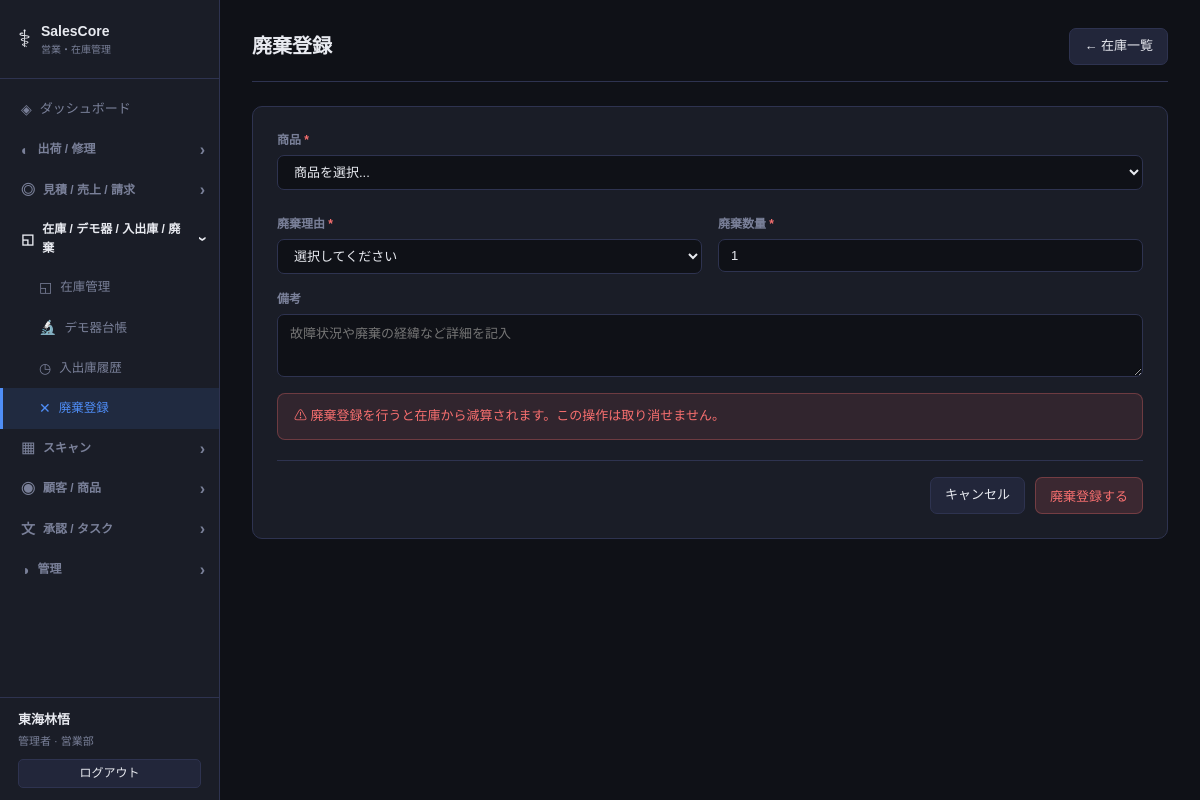
Page /inventory/disposal (signed in) on the committed database.
### models.py (models this page shows)
class Base(DeclarativeBase):
    pass

class Staff(Base):
    __tablename__ = "staffs"
    id = Column(Integer, primary_key=True, autoincrement=True)
    name = Column(String(100), nullable=False)
    login_id = Column(String(50), unique=True, nullable=False)
    password_hash = Column(String(200), nullable=False)
    role = Column(String(20), default="user")
    department = Column(String(100), nullable=True)
    email = Column(String(200), nullable=True)
    is_active = Column(Boolean, default=True)
    last_active_at = Column(DateTime, nullable=True)
    last_active_page = Column(String(200), nullable=True)
    created_at = Column(DateTime, default=datetime.now)

### routers/inventory.py (the view)
@router.get("/inventory/disposal", response_class=HTMLResponse)
def disposal_form(request: Request, db: Session = Depends(get_db)):
    products = crud.get_products(db)
    return templates.TemplateResponse("inventory/disposal.html", {
        "request": request, "products": products,
        "disposal_reasons": DISPOSAL_REASONS,
    })

### templates/inventory/disposal.html (shortened to what this page needs)
﻿{% extends "base.html" %}
{% block content %}
<div class="page-header">
  <h1 class="page-title">廃棄登録</h1>
  <a href="/inventory" class="btn btn-ghost">← 在庫一覧</a>
</div>
<div class="form-card">
  <form method="post" action="/inventory/disposal">
    <div class="form-grid">
      <div class="form-group span-2">
        <label class="label">商品 <span class="required">*</span></label>
        <select name="product_id" class="select" required onchange="onProductChange(this)">
          <option value="">商品を選択...</option>
        </select>
      </div>
      <div class="form-group">
        <label class="label">廃棄理由 <span class="required">*</span></label>
        <select name="reason_code" class="select" required>
          <option value="">選択してください</option>
        </select>
      </div>
      <div class="form-group">
        <label class="label">廃棄数量 <span class="required">*</span></label>
        <input name="quantity" type="number" min="1" value="1" required class="input" id="qty_input">
      </div>
      <div class="form-group span-2">
        <label class="label">備考</label>
        <textarea name="note" class="textarea" rows="3" placeholder="故障状況や廃棄の経緯など詳細を記入"></textarea>
      </div>
    </div>
    <div class="disposal-warning">
      ⚠ 廃棄登録を行うと在庫から減算されます。この操作は取り消せません。
    </div>
    <div class="form-actions">
      <a href="/inventory" class="btn btn-ghost">キャンセル</a>
      <button type="submit" class="btn btn-danger" onclick="return confirm('廃棄登録しますか？在庫から減算されます。')">廃棄登録する</button>
    </div>
  </form>
</div>
{% endblock %}

### templates/base.html (shortened to what this page needs)
<!DOCTYPE html>
<html lang="ja">
<head>
  <link rel="stylesheet" href="/static/css/style.css">
</head>
<body>
  <nav class="sidebar" id="sidebar">
    <div class="logo">
      <span class="logo-icon">⚕</span>
      <div>
        <div class="logo-title">SalesCore</div>
        <div class="logo-sub">営業・在庫管理</div>
      </div>
    </div>
    <ul class="nav-list">
      <li><a href="/" class="nav-link {% if request.url.path == '/' %}active{% endif %}" onclick="closeMenu()"><span class="nav-icon">◈</span> ダッシュボード</a></li>
      {% set grp1_active = ('/shipments' in request.url.path and '/repairs' not in request.url.path) or '/repairs' in request.url.path %}
      <li class="nav-group-item">
        <div class="nav-group-header {% if grp1_active %}open{% endif %}" onclick="toggleGroup('grp-shipment')">
          <span class="nav-icon">◐</span> 出荷 / 修理 <span class="nav-arrow">›</span>
        </div>
      </li>
      {% set grp2_active = '/quotes' in request.url.path or '/sales' in request.url.path or '/invoices' in request.url.path %}
      <li class="nav-group-item">
        <div class="nav-group-header {% if grp2_active %}open{% endif %}" onclick="toggleGroup('grp-sales')">
          <span class="nav-icon">◎</span> 見積 / 売上 / 請求 <span class="nav-arrow">›</span>
        </div>
      </li>
      {% set grp3_active = request.url.path == '/inventory' or 'history' in request.url.path or 'disposal' in request.url.path or '/demo' in request.url.path %}
      <li class="nav-group-item">
        <div class="nav-group-header {% if grp3_active %}open{% endif %}" onclick="toggleGroup('grp-inventory')">
          <span class="nav-icon">◱</span> 在庫 / デモ器 / 入出庫 / 廃棄 <span class="nav-arrow">›</span>
        </div>
        <ul class="nav-group {% if grp3_active %}open{% endif %}" id="grp-inventory">
          <li><a href="/inventory"          class="nav-link {% if request.url.path == '/inventory' %}active{% endif %}" onclick="closeMenu()"><span class="nav-icon">◱</span> 在庫管理</a></li>
          <li><a href="/demo/"              class="nav-link {% if '/demo' in request.url.path %}active{% endif %}" onclick="closeMenu()"><span class="nav-icon">🔬</span> デモ器台帳</a></li>
          <li><a href="/inventory/history"  class="nav-link {% if 'history'  in request.url.path %}active{% endif %}" onclick="closeMenu()"><span class="nav-icon">◷</span> 入出庫履歴</a></li>
          <li><a href="/inventory/disposal" class="nav-link {% if 'disposal' in request.url.path %}active{% endif %}" onclick="closeMenu()"><span class="nav-icon">✕</span> 廃棄登録</a></li>
        </ul>
      </li>
      {% set grp4_active = '/barcode' in request.url.path %}
      <li class="nav-group-item">
        <div class="nav-group-header {% if grp4_active %}open{% endif %}" onclick="toggleGroup('grp-scan')">
          <span class="nav-icon">▦</span> スキャン <span class="nav-arrow">›</span>
        </div>
      </li>
      {% set grp5_active = '/customers' in request.url.path or '/products' in request.url.path %}
      <li class="nav-group-item">
        <div class="nav-group-header {% if grp5_active %}open{% endif %}" onclick="toggleGroup('grp-customer')">
          <span class="nav-icon">◉</span> 顧客 / 商品 <span class="nav-arrow">›</span>
        </div>
      </li>
      {% set grp6_active = '/approval' in request.url.path or '/tasks' in request.url.path %}
      <li class="nav-group-item">
        <div class="nav-group-header {% if grp6_active %}open{% endif %}" onclick="toggleGroup('grp-approval')">
          <span class="nav-icon">文</span> 承認 / タスク <span class="nav-arrow">›</span>
        </div>
      </li>
      {% if request.state.staff and request.state.staff["role"] == "admin" %}
      {% set grp7_active = '/staff' in request.url.path %}
      <li class="nav-group-item">
        <div class="nav-group-header {% if grp7_active %}open{% endif %}" onclick="toggleGroup('grp-admin')">
          <span class="nav-icon">◑</span> 管理 <span class="nav-arrow">›</span>
        </div>
      </li>
      {% endif %}
    </ul>
    <div class="sidebar-user">
      {% if request.state.staff %}
      <div class="sidebar-user-name">{{ request.state.staff["name"] }}</div>
      <div class="sidebar-user-role">{{ "管理者" if request.state.staff["role"] == "admin" else "一般" }}{% if request.state.staff["department"] %} · {{ request.state.staff["department"] }}{% endif %}</div>
      <a href="/logout" class="btn btn-ghost btn-sm" style="margin-top:8px;width:100%;justify-content:center">ログアウト</a>
      {% endif %}
    </div>
  </nav>
  <main class="main">
    <div class="content">
      {% block content %}{% endblock %}
    </div>
  </main>
</body>
</html>

### static/css/style.css (style rules this page uses)
*, *::before, *::after { box-sizing: border-box; margin: 0; padding: 0; }
body { font-family: var(--font); background: var(--bg); color: var(--text); display: flex; min-height: 100vh; font-size: 14px; line-height: 1.6; }
.sidebar { width: 220px; min-height: 100vh; background: var(--surface); border-right: 1px solid var(--border); display: flex; flex-direction: column; position: fixed; left: 0; top: 0; bottom: 0; z-index: 100; transition: transform .25s; }
.logo { display: flex; align-items: center; gap: 10px; padding: 20px 18px; border-bottom: 1px solid var(--border); }
.logo-icon { font-size: 24px; }
.logo-title { font-size: 14px; font-weight: 700; }
.logo-sub { font-size: 10px; color: var(--text-muted); }
.nav-list { list-style: none; padding: 10px 0; flex: 1; overflow-y: auto; }
.nav-link { display: flex; align-items: center; gap: 8px; padding: 9px 18px; color: var(--text-muted); text-decoration: none; font-size: 13px; transition: all .15s; border-left: 3px solid transparent; }
.nav-link.active { background: rgba(79,142,247,.12); color: var(--accent); border-left-color: var(--accent); }
.nav-icon { font-size: 14px; }
.nav-group-item { list-style: none; }
.nav-group-header { display: flex; align-items: center; gap: 8px; padding: 9px 14px 9px 18px; font-size: 12px; font-weight: 700; color: var(--text-muted); cursor: pointer !important; user-select: none; border-left: 3px solid transparent; transition: background .15s, color .15s; }
.nav-group-header.open { color: var(--text); }
.nav-arrow { margin-left: auto; font-size: 16px; transition: transform .2s; display: inline-block; line-height: 1; pointer-events: none; }
.nav-group-header.open .nav-arrow { transform: rotate(90deg); }
.nav-group { list-style: none; padding: 0; display: none; }
.nav-group.open { display: block; }
.nav-group .nav-link { padding-left: 36px; font-size: 12.5px; }
.main { margin-left: 220px; flex: 1; min-width: 0; }
.content { padding: 28px 32px; max-width: 1200px; }
.page-header { display: flex; align-items: center; justify-content: space-between; margin-bottom: 24px; padding-bottom: 16px; border-bottom: 1px solid var(--border); flex-wrap: wrap; gap: 10px; }
.page-title { font-size: 20px; font-weight: 700; }
.btn { display: inline-flex; align-items: center; gap: 6px; padding: 7px 14px; border-radius: 7px; font-size: 13px; font-weight: 500; border: none; cursor: pointer; text-decoration: none; transition: all .15s; white-space: nowrap; }
.btn-ghost { background: var(--surface2); color: var(--text); border: 1px solid var(--border); }
.btn-danger { background: rgba(247,111,111,.15); color: var(--danger); border: 1px solid rgba(247,111,111,.3); }
.btn-sm { padding: 4px 10px; font-size: 12px; border-radius: 5px; }
.form-card { background: var(--surface); border: 1px solid var(--border); border-radius: var(--radius); padding: 24px; }
.form-grid { display: grid; grid-template-columns: 1fr 1fr; gap: 16px; }
.form-group { display: flex; flex-direction: column; gap: 5px; }
.form-group.span-2 { grid-column: span 2; }
.label { font-size: 12px; font-weight: 600; color: var(--text-muted); }
.required { color: var(--danger); }
.input, .select, .textarea { background: var(--bg); border: 1px solid var(--border); color: var(--text); border-radius: 7px; padding: 8px 12px; font-size: 13px; font-family: inherit; transition: border-color .15s; width: 100%; }
.textarea { resize: vertical; }
.form-actions { display: flex; gap: 10px; justify-content: flex-end; margin-top: 20px; padding-top: 16px; border-top: 1px solid var(--border); flex-wrap: wrap; }
.disposal-warning { background: rgba(247,111,111,.1); border: 1px solid rgba(247,111,111,.3); border-radius: 8px; padding: 12px 16px; color: var(--danger); font-size: 13px; margin: 16px 0; }
.sidebar-user { padding: 12px 18px; border-top: 1px solid var(--border); margin-top: auto; }
.sidebar-user-name { font-size: 13px; font-weight: 700; color: var(--text); }
.sidebar-user-role { font-size: 11px; color: var(--text-muted); margin-top: 2px; }

### rows in the picture
Staff: state.staff.name "東海林悟", role "管理者", state.staff.department "営業部"
